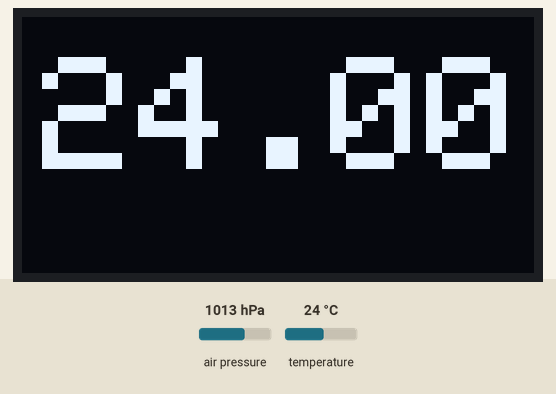
A sketch run on a simulated Arduino Uno, built with avr-gcc and run on an emulated ATmega328P. On the bench: 128×64 one-colour display. The inputs (shaded band) are chosen by the test bench; at power-on: air pressure 1013 hPa, temperature 24 °C. The display library's start-up logo is not drawn.

Above: at 3.7 s.
3.8 s: air pressure set to 952 hPa
At 5.9 s:
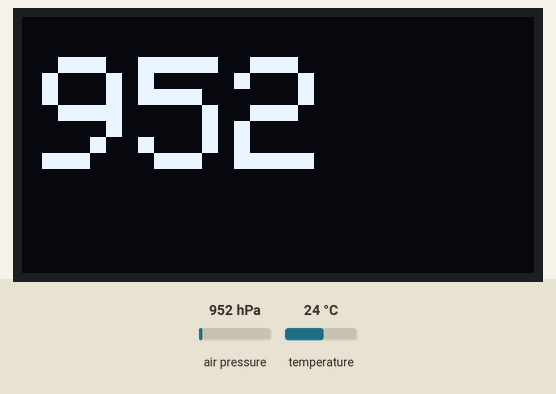
9.0 s: temperature set to 12 °C
At 12.1 s:
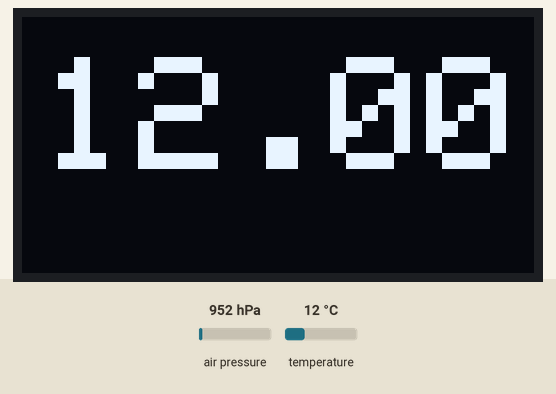
14.2 s: air pressure set to 975 hPa
At 18.0 s:
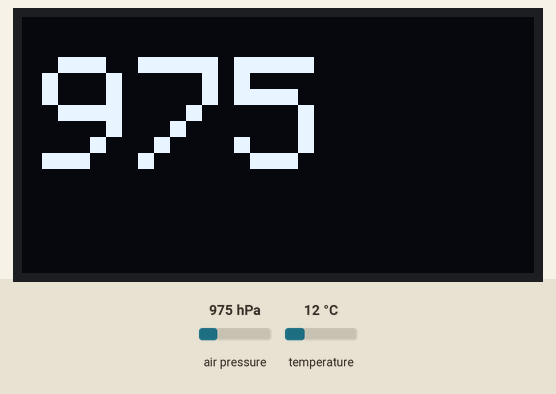
19.4 s: temperature set to 19 °C
At 20.3 s:
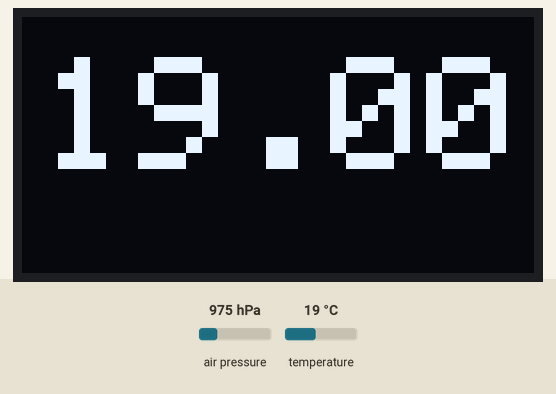
Timing chart, 0 to 22.4 s (numbered marks = the images above; inputs shaded):
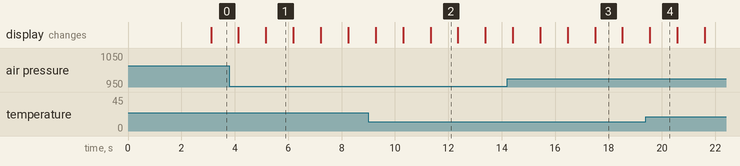

Measured:
- what the display in image 1 shows lasts 1.0 s, from 5.2 s to 6.2 s

The sketch:

EnvSensingRev2.ino
```cpp
#include <Wire.h>
#include <SPI.h>
#include <Adafruit_BMP280.h>
#include <Adafruit_GFX.h>
#include <Adafruit_SSD1306.h>

// Sensor
#define BMP_SCK  (13)
#define BMP_MISO (12)
#define BMP_MOSI (11)
#define BMP_CS   (10)

Adafruit_BMP280 bmp;

// OLED screen
#define SCREEN_WIDTH 128 // OLED display width, in pixels
#define SCREEN_HEIGHT 64 // OLED display height, in pixels

// Declaration for an SSD1306 display connected to I2C (SDA, SCL pins)
#define OLED_RESET     4 // Reset pin # (or -1 if sharing Arduino reset pin)
Adafruit_SSD1306 display(SCREEN_WIDTH, SCREEN_HEIGHT, &Wire, OLED_RESET);

int battery=0;
int batteryLevel=0;
short temperature=0;
unsigned long pressure=0;
unsigned long counter=0;

void setup() {
  Serial.begin(9600);
  while (!Serial) {
  }

  if (!bmp.begin()) {
    Serial.println(F("Could not find a valid BMP280 sensor, check wiring!"));
    while (1);
  }

  bmp.setSampling(Adafruit_BMP280::MODE_NORMAL,
                  Adafruit_BMP280::SAMPLING_X2,
                  Adafruit_BMP280::SAMPLING_X16,
                  Adafruit_BMP280::FILTER_X16,
                  Adafruit_BMP280::STANDBY_MS_500);


  if(!display.begin(SSD1306_SWITCHCAPVCC, 0x3C)) {
    Serial.println(F("SSD1306 allocation failed"));
    for(;;);
  }

  display.display();
  delay(2000);

  // Clear the buffer
  display.clearDisplay();
  display.display();
}

void loop() {
  delay(1000);
  display.clearDisplay();
  display.setTextSize(4);
  display.setTextColor(SSD1306_WHITE);
  display.setCursor(5, 10);
  display.println(bmp.readTemperature());
  display.display();

  delay(1000);
  display.clearDisplay();
  display.display();

  delay(1000);
  display.clearDisplay();
  display.setTextSize(4);
  display.setTextColor(SSD1306_WHITE);
  display.setCursor(5, 10);
  pressure = bmp.readPressure()/100;
  display.println(pressure);
  display.display();

  delay(1000);
  display.clearDisplay();
  display.display();

}
```
